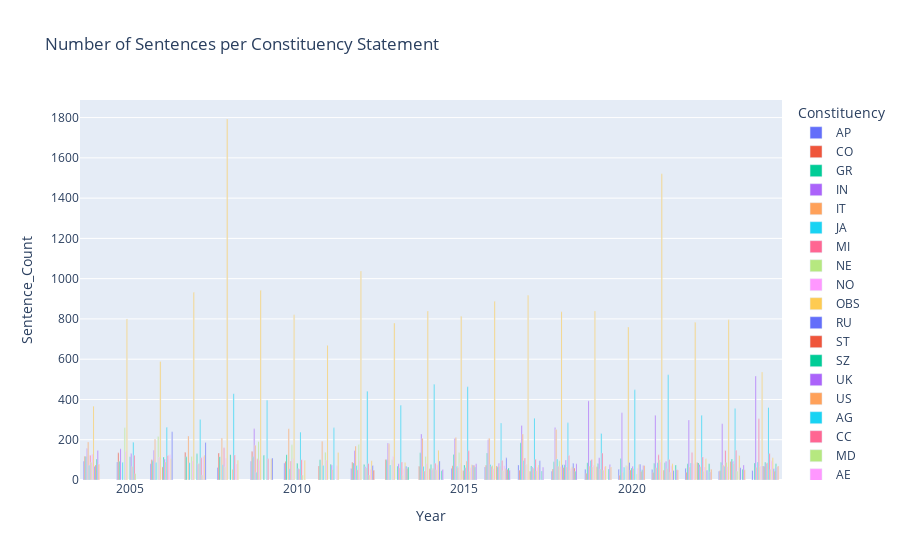

This figure's notebook cell:
### Code cell
df = pd.DataFrame(data)

# Function to count sentences
def count_sentences(text):
    return len([s for s in text.split('.') if s.strip()])

df["Sentence_Count"] = df["Extracted_Text"].apply(count_sentences)

# Aggregate sentence count per year and constituency
grouped_df = df.groupby(["Year", "Constituency"])['Sentence_Count'].sum().reset_index()

# Plot
fig = px.bar(
    grouped_df, x="Year", y="Sentence_Count", color="Constituency", 
    barmode='group', title="Number of Sentences per Constituency Statement"
)
fig.show()

### Figure 1 — Plotly figure (JSON) as saved in the notebook; plotly's stock layout.template omitted (floating-point values rounded to 4 significant figures)
{"data": [{"alignmentgroup": "True", "hovertemplate": "Constituency=AP<br>Year=%{x}<br>Sentence_Count=%{y}<extra></extra>", "legendgroup": "AP", "marker": {"color": "#636efa", "pattern": {"shape": ""}}, "name": "AP", "offsetgroup": "AP", "orientation": "v", "showlegend": true, "textposition": "auto", "type": "bar", "x": [2004, 2005, 2006, 2008, 2009, 2010, 2012, 2015, 2016, 2017, 2018, 2019, 2020, 2021, 2022, 2023, 2024], "xaxis": "x", "y": [93, 90, 81, 62, 93, 84, 57, 58, 64, 75, 43, 54, 53, 52, 58, 44, 47], "yaxis": "y"}, {"alignmentgroup": "True", "hovertemplate": "Constituency=CO<br>Year=%{x}<br>Sentence_Count=%{y}<extra></extra>", "legendgroup": "CO", "marker": {"color": "#EF553B", "pattern": {"shape": ""}}, "name": "CO", "offsetgroup": "CO", "orientation": "v", "showlegend": true, "textposition": "auto", "type": "bar", "x": [2004, 2005, 2006, 2007, 2008, 2009, 2010, 2011, 2012, 2013, 2014, 2015, 2016, 2017, 2018, 2019, 2020, 2021, 2022, 2023], "xaxis": "x", "y": [118, 135, 100, 138, 134, 141, 93, 69, 88, 102, 68, 71, 73, 49, 55, 33, 24, 37, 38, 46], "yaxis": "y"}, {"alignmentgroup": "True", "hovertemplate": "Constituency=GR<br>Year=%{x}<br>Sentence_Count=%{y}<extra></extra>", "legendgroup": "GR", "marker": {"color": "#00cc96", "pattern": {"shape": ""}}, "name": "GR", "offsetgroup": "GR", "orientation": "v", "showlegend": true, "textposition": "auto", "type": "bar", "x": [2004, 2005, 2006, 2007, 2008, 2009, 2010, 2011, 2012, 2013, 2014, 2015, 2016, 2017, 2018, 2019, 2020, 2021, 2022, 2023, 2024], "xaxis": "x", "y": [117, 93, 95, 115, 116, 115, 126, 101, 85, 100, 135, 127, 134, 185, 91, 86, 107, 83, 81, 88, 85], "yaxis": "y"}, {"alignmentgroup": "True", "hovertemplate": "Constituency=IN<br>Year=%{x}<br>Sentence_Count=%{y}<extra></extra>", "legendgroup": "IN", "marker": {"color": "#ab63fa", "pattern": {"shape": ""}}, "name": "IN", "offsetgroup": "IN", "orientation": "v", "showlegend": true, "textposition": "auto", "type": "bar", "x": [2004, 2005, 2006, 2009, 2012, 2013, 2014, 2015, 2016, 2017, 2018, 2019, 2020, 2021, 2022, 2023, 2024], "xaxis": "x", "y": [156, 155, 148, 254, 146, 184, 229, 206, 200, 271, 261, 393, 334, 322, 298, 280, 517], "yaxis": "y"}, {"alignmentgroup": "True", "hovertemplate": "Constituency=IT<br>Year=%{x}<br>Sentence_Count=%{y}<extra></extra>", "legendgroup": "IT", "marker": {"color": "#FFA15A", "pattern": {"shape": ""}}, "name": "IT", "offsetgroup": "IT", "orientation": "v", "showlegend": true, "textposition": "auto", "type": "bar", "x": [2004, 2006, 2007, 2008, 2009, 2010, 2011, 2012, 2013, 2014, 2015, 2016, 2017, 2018, 2019, 2020, 2021, 2022, 2023, 2024], "xaxis": "x", "y": [189, 202, 219, 208, 173, 255, 193, 169, 180, 207, 211, 207, 228, 251, 69, 37, 61, 65, 73, 63], "yaxis": "y"}, {"alignmentgroup": "True", "hovertemplate": "Constituency=JA<br>Year=%{x}<br>Sentence_Count=%{y}<extra></extra>", "legendgroup": "JA", "marker": {"color": "#19d3f3", "pattern": {"shape": ""}}, "name": "JA", "offsetgroup": "JA", "orientation": "v", "showlegend": true, "textposition": "auto", "type": "bar", "x": [2004, 2005, 2006, 2007, 2008, 2009, 2010, 2011, 2012, 2013, 2014, 2015, 2016, 2017, 2018, 2019, 2020, 2021, 2022, 2023, 2024], "xaxis": "x", "y": [73, 88, 87, 86, 76, 39, 56, 72, 72, 74, 68, 68, 77, 97, 104, 97, 63, 86, 84, 68, 89], "yaxis": "y"}, {"alignmentgroup": "True", "hovertemplate": "Constituency=MI<br>Year=%{x}<br>Sentence_Count=%{y}<extra></extra>", "legendgroup": "MI", "marker": {"color": "#FF6692", "pattern": {"shape": ""}}, "name": "MI", "offsetgroup": "MI", "orientation": "v", "showlegend": true, "textposition": "auto", "type": "bar", "x": [2004, 2008, 2009, 2010, 2012, 2014, 2015, 2016, 2017, 2018, 2019, 2021, 2022, 2023, 2024], "xaxis": "x", "y": [123, 160, 105, 94, 51, 45, 62, 68, 109, 68, 102, 125, 137, 147, 304], "yaxis": "y"}, {"alignmentgroup": "True", "hovertemplate": "Constituency=NE<br>Year=%{x}<br>Sentence_Count=%{y}<extra></extra>", "legendgroup": "NE", "marker": {"color": "#B6E880", "pattern": {"shape": ""}}, "name": "NE", "offsetgroup": "NE", "orientation": "v", "showlegend": true, "textposition": "auto", "type": "bar", "x": [2004, 2005, 2006, 2007, 2008, 2009, 2010, 2011, 2012, 2013, 2014, 2015, 2016, 2017, 2018, 2019, 2020, 2021, 2023, 2024], "xaxis": "x", "y": [88, 259, 216, 117, 65, 191, 175, 138, 176, 100, 117, 137, 73, 77, 95, 65, 72, 101, 88, 66], "yaxis": "y"}, {"alignmentgroup": "True", "hovertemplate": "Constituency=NO<br>Year=%{x}<br>Sentence_Count=%{y}<extra></extra>", "legendgroup": "NO", "marker": {"color": "#FF97FF", "pattern": {"shape": ""}}, "name": "NO", "offsetgroup": "NO", "orientation": "v", "showlegend": true, "textposition": "auto", "type": "bar", "x": [2004, 2005, 2006, 2007, 2008, 2009, 2010, 2011, 2012, 2013, 2014, 2015, 2016, 2017, 2018, 2019, 2020, 2021, 2022, 2023, 2024], "xaxis": "x", "y": [129, 143, 114, 96, 109, 98, 105, 99, 97, 117, 82, 84, 57, 76, 67, 73, 70, 90, 81, 67, 68], "yaxis": "y"}, {"alignmentgroup": "True", "hovertemplate": "Constituency=OBS<br>Year=%{x}<br>Sentence_Count=%{y}<extra></extra>", "legendgroup": "OBS", "marker": {"color": "#FECB52", "pattern": {"shape": ""}}, "name": "OBS", "offsetgroup": "OBS", "orientation": "v", "showlegend": true, "textposition": "auto", "type": "bar", "x": [2004, 2005, 2006, 2007, 2008, 2009, 2010, 2011, 2012, 2013, 2014, 2015, 2016, 2017, 2018, 2019, 2020, 2021, 2022, 2023, 2024], "xaxis": "x", "y": [367, 800, 589, 932, 1793, 942, 821, 669, 1038, 780, 839, 813, 888, 917, 836, 840, 760, 1521, 783, 796, 537], "yaxis": "y"}, {"alignmentgroup": "True", "hovertemplate": "Constituency=RU<br>Year=%{x}<br>Sentence_Count=%{y}<extra></extra>", "legendgroup": "RU", "marker": {"color": "#636efa", "pattern": {"shape": ""}}, "name": "RU", "offsetgroup": "RU", "orientation": "v", "showlegend": true, "textposition": "auto", "type": "bar", "x": [2004, 2018, 2020, 2024], "xaxis": "x", "y": [68, 76, 87, 70], "yaxis": "y"}, {"alignmentgroup": "True", "hovertemplate": "Constituency=ST<br>Year=%{x}<br>Sentence_Count=%{y}<extra></extra>", "legendgroup": "ST", "marker": {"color": "#EF553B", "pattern": {"shape": ""}}, "name": "ST", "offsetgroup": "ST", "orientation": "v", "showlegend": true, "textposition": "auto", "type": "bar", "x": [2004, 2006, 2014, 2015, 2016, 2017, 2018, 2019, 2020, 2021, 2022, 2023, 2024], "xaxis": "x", "y": [75, 65, 56, 47, 69, 44, 62, 66, 50, 48, 87, 92, 68], "yaxis": "y"}, {"alignmentgroup": "True", "hovertemplate": "Constituency=SZ<br>Year=%{x}<br>Sentence_Count=%{y}<extra></extra>", "legendgroup": "SZ", "marker": {"color": "#00cc96", "pattern": {"shape": ""}}, "name": "SZ", "offsetgroup": "SZ", "orientation": "v", "showlegend": true, "textposition": "auto", "type": "bar", "x": [2004, 2005, 2006, 2007, 2008, 2009, 2010, 2011, 2012, 2013, 2014, 2015, 2016, 2017, 2018, 2019, 2020, 2021, 2022, 2023, 2024], "xaxis": "x", "y": [104, 116, 114, 130, 126, 123, 83, 78, 77, 69, 77, 75, 65, 70, 76, 82, 60, 86, 85, 104, 88], "yaxis": "y"}, {"alignmentgroup": "True", "hovertemplate": "Constituency=UK<br>Year=%{x}<br>Sentence_Count=%{y}<extra></extra>", "legendgroup": "UK", "marker": {"color": "#ab63fa", "pattern": {"shape": ""}}, "name": "UK", "offsetgroup": "UK", "orientation": "v", "showlegend": true, "textposition": "auto", "type": "bar", "x": [2004, 2005, 2006, 2007, 2010, 2011, 2012, 2013, 2014, 2015, 2016, 2017, 2018, 2019, 2020, 2021, 2022, 2023, 2024], "xaxis": "x", "y": [147, 131, 104, 80, 57, 74, 66, 81, 51, 61, 83, 64, 99, 111, 68, 93, 77, 93, 83], "yaxis": "y"}, {"alignmentgroup": "True", "hovertemplate": "Constituency=US<br>Year=%{x}<br>Sentence_Count=%{y}<extra></extra>", "legendgroup": "US", "marker": {"color": "#FFA15A", "pattern": {"shape": ""}}, "name": "US", "offsetgroup": "US", "orientation": "v", "showlegend": true, "textposition": "auto", "type": "bar", "x": [2004, 2005, 2006, 2007, 2008, 2010, 2011, 2012, 2013, 2014, 2015, 2016, 2017, 2018, 2019, 2020, 2021, 2022, 2023, 2024], "xaxis": "x", "y": [78, 67, 90, 82, 53, 55, 52, 60, 61, 58, 94, 68, 59, 65, 55, 57, 56, 66, 82, 86], "yaxis": "y"}, {"alignmentgroup": "True", "hovertemplate": "Constituency=AG<br>Year=%{x}<br>Sentence_Count=%{y}<extra></extra>", "legendgroup": "AG", "marker": {"color": "#19d3f3", "pattern": {"shape": ""}}, "name": "AG", "offsetgroup": "AG", "orientation": "v", "showlegend": true, "textposition": "auto", "type": "bar", "x": [2005, 2006, 2007, 2008, 2009, 2010, 2011, 2012, 2013, 2014, 2015, 2016, 2017, 2018, 2019, 2020, 2021, 2022, 2023, 2024], "xaxis": "x", "y": [187, 262, 301, 429, 396, 238, 259, 441, 371, 476, 463, 283, 307, 284, 231, 448, 523, 322, 355, 360], "yaxis": "y"}, {"alignmentgroup": "True", "hovertemplate": "Constituency=CC<br>Year=%{x}<br>Sentence_Count=%{y}<extra></extra>", "legendgroup": "CC", "marker": {"color": "#FF6692", "pattern": {"shape": ""}}, "name": "CC", "offsetgroup": "CC", "orientation": "v", "showlegend": true, "textposition": "auto", "type": "bar", "x": [2005, 2006, 2007, 2008, 2009, 2010, 2012, 2013, 2014, 2015, 2016, 2017, 2018, 2019, 2021, 2022, 2023, 2024], "xaxis": "x", "y": [123, 122, 110, 124, 105, 101, 82, 89, 83, 145, 97, 103, 122, 134, 102, 114, 148, 131], "yaxis": "y"}, {"alignmentgroup": "True", "hovertemplate": "Constituency=MD<br>Year=%{x}<br>Sentence_Count=%{y}<extra></extra>", "legendgroup": "MD", "marker": {"color": "#B6E880", "pattern": {"shape": ""}}, "name": "MD", "offsetgroup": "MD", "orientation": "v", "showlegend": true, "textposition": "auto", "type": "bar", "x": [2005, 2007, 2010, 2012, 2013, 2014, 2015, 2016, 2017, 2018, 2019, 2020, 2021, 2022, 2023, 2024], "xaxis": "x", "y": [32, 25, 25, 25, 24, 51, 43, 46, 46, 45, 49, 30, 38, 43, 43, 53], "yaxis": "y"}, {"alignmentgroup": "True", "hovertemplate": "Constituency=AE<br>Year=%{x}<br>Sentence_Count=%{y}<extra></extra>", "legendgroup": "AE", "marker": {"color": "#FF97FF", "pattern": {"shape": ""}}, "name": "AE", "offsetgroup": "AE", "orientation": "v", "showlegend": true, "textposition": "auto", "type": "bar", "x": [2006, 2007, 2008, 2011, 2012, 2013, 2014, 2015, 2016, 2017, 2018, 2019, 2020, 2021, 2022, 2024], "xaxis": "x", "y": [125, 117, 79, 71, 53, 56, 76, 61, 71, 63, 57, 66, 58, 71, 64, 95], "yaxis": "y"}, {"alignmentgroup": "True", "hovertemplate": "Constituency=BR<br>Year=%{x}<br>Sentence_Count=%{y}<extra></extra>", "legendgroup": "BR", "marker": {"color": "#FECB52", "pattern": {"shape": ""}}, "name": "BR", "offsetgroup": "BR", "orientation": "v", "showlegend": true, "textposition": "auto", "type": "bar", "x": [2006, 2007, 2008, 2009, 2010, 2011, 2012, 2013, 2014, 2015, 2016, 2017, 2018, 2019, 2020, 2021, 2022, 2023, 2024], "xaxis": "x", "y": [106, 124, 98, 106, 98, 137, 96, 87, 148, 76, 57, 75, 66, 70, 77, 81, 106, 122, 111], "yaxis": "y"}, {"alignmentgroup": "True", "hovertemplate": "Constituency=FF<br>Year=%{x}<br>Sentence_Count=%{y}<extra></extra>", "legendgroup": "FF", "marker": {"color": "#636efa", "pattern": {"shape": ""}}, "name": "FF", "offsetgroup": "FF", "orientation": "v", "showlegend": true, "textposition": "auto", "type": "bar", "x": [2006, 2007, 2009, 2012, 2013, 2014, 2015, 2016, 2017, 2018, 2020, 2021, 2022, 2023, 2024], "xaxis": "x", "y": [240, 186, 109, 72, 68, 94, 74, 110, 96, 83, 78, 47, 48, 61, 56], "yaxis": "y"}, {"alignmentgroup": "True", "hovertemplate": "Constituency=CE<br>Year=%{x}<br>Sentence_Count=%{y}<extra></extra>", "legendgroup": "CE", "marker": {"color": "#EF553B", "pattern": {"shape": ""}}, "name": "CE", "offsetgroup": "CE", "orientation": "v", "showlegend": true, "textposition": "auto", "type": "bar", "x": [2012, 2013, 2015, 2016, 2018, 2020, 2024], "xaxis": "x", "y": [48, 57, 72, 53, 59, 42, 43], "yaxis": "y"}, {"alignmentgroup": "True", "hovertemplate": "Constituency=EC<br>Year=%{x}<br>Sentence_Count=%{y}<extra></extra>", "legendgroup": "EC", "marker": {"color": "#00cc96", "pattern": {"shape": ""}}, "name": "EC", "offsetgroup": "EC", "orientation": "v", "showlegend": true, "textposition": "auto", "type": "bar", "x": [2013, 2014, 2015, 2016, 2017, 2018, 2019, 2020, 2021, 2022, 2023, 2024], "xaxis": "x", "y": [64, 46, 65, 59, 45, 44, 55, 51, 74, 81, 54, 81], "yaxis": "y"}, {"alignmentgroup": "True", "hovertemplate": "Constituency=AF<br>Year=%{x}<br>Sentence_Count=%{y}<extra></extra>", "legendgroup": "AF", "marker": {"color": "#ab63fa", "pattern": {"shape": ""}}, "name": "AF", "offsetgroup": "AF", "orientation": "v", "showlegend": true, "textposition": "auto", "type": "bar", "x": [2014, 2015, 2016, 2017, 2018, 2019, 2020, 2021, 2022, 2023, 2024], "xaxis": "x", "y": [52, 81, 48, 63, 81, 77, 72, 52, 40, 75, 65], "yaxis": "y"}, {"alignmentgroup": "True", "hovertemplate": "Constituency=SA<br>Year=%{x}<br>Sentence_Count=%{y}<extra></extra>", "legendgroup": "SA", "marker": {"color": "#FFA15A", "pattern": {"shape": ""}}, "name": "SA", "offsetgroup": "SA", "orientation": "v", "showlegend": true, "textposition": "auto", "type": "bar", "x": [2019, 2020, 2021, 2022, 2023, 2024], "xaxis": "x", "y": [65, 72, 50, 53, 51, 70], "yaxis": "y"}], "layout": {"barmode": "group", "legend": {"title": {"text": "Constituency"}, "tracegroupgap": 0}, "title": {"text": "Number of Sentences per Constituency Statement"}, "xaxis": {"anchor": "y", "domain": [0, 1], "title": {"text": "Year"}}, "yaxis": {"anchor": "x", "domain": [0, 1], "title": {"text": "Sentence_Count"}}}}
